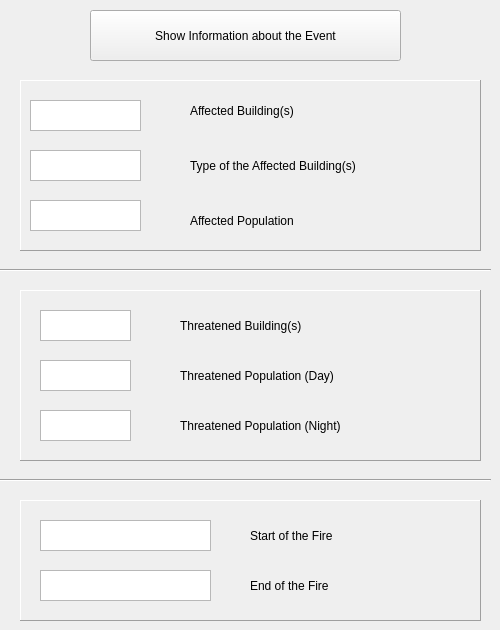
    <widget class="QWidget" name="visualizationtab">
     <attribute name="title">
      <string>Visualisation</string>
     </attribute>
     <widget class="Line" name="line">
      <property name="geometry">
       <rect>
        <x>0</x>
        <y>470</y>
        <width>491</width>
        <height>20</height>
       </rect>
      </property>
      <property name="minimumSize">
       <size>
        <width>491</width>
        <height>20</height>
       </size>
      </property>
      <property name="cursor">
       <cursorShape>ArrowCursor</cursorShape>
      </property>
      <property name="mouseTracking">
       <bool>true</bool>
      </property>
      <property name="orientation">
       <enum>Qt::Horizontal</enum>
      </property>
     </widget>
     <widget class="Line" name="line_2">
      <property name="geometry">
       <rect>
        <x>0</x>
        <y>260</y>
        <width>491</width>
        <height>20</height>
       </rect>
      </property>
      <property name="minimumSize">
       <size>
        <width>491</width>
        <height>20</height>
       </size>
      </property>
      <property name="cursor">
       <cursorShape>ArrowCursor</cursorShape>
      </property>
      <property name="mouseTracking">
       <bool>true</bool>
      </property>
      <property name="orientation">
       <enum>Qt::Horizontal</enum>
      </property>
     </widget>
     <widget class="QLabel" name="label_9">
      <property name="geometry">
       <rect>
        <x>250</x>
        <y>520</y>
        <width>241</width>
        <height>31</height>
       </rect>
      </property>
      <property name="minimumSize">
       <size>
        <width>151</width>
        <height>21</height>
       </size>
      </property>
      <property name="cursor">
       <cursorShape>ArrowCursor</cursorShape>
      </property>
      <property name="mouseTracking">
       <bool>true</bool>
      </property>
      <property name="text">
       <string>Start of the Fire</string>
      </property>
     </widget>
     <widget class="QFrame" name="frame">
      <property name="geometry">
       <rect>
        <x>20</x>
        <y>80</y>
        <width>461</width>
        <height>171</height>
       </rect>
      </property>
      <property name="minimumSize">
       <size>
        <width>461</width>
        <height>141</height>
       </size>
      </property>
      <property name="cursor">
       <cursorShape>ArrowCursor</cursorShape>
      </property>
      <property name="mouseTracking">
       <bool>true</bool>
      </property>
      <property name="focusPolicy">
       <enum>Qt::NoFocus</enum>
      </property>
      <property name="frameShape">
       <enum>QFrame::Panel</enum>
      </property>
      <property name="frameShadow">
       <enum>QFrame::Raised</enum>
      </property>
      <widget class="QListWidget" name="reportList_3">
       <property name="enabled">
        <bool>true</bool>
       </property>
       <property name="geometry">
        <rect>
         <x>10</x>
         <y>20</y>
         <width>111</width>
         <height>31</height>
        </rect>
       </property>
       <property name="minimumSize">
        <size>
         <width>111</width>
         <height>31</height>
        </size>
       </property>
       <property name="cursor" stdset="0">
        <cursorShape>ArrowCursor</cursorShape>
       </property>
       <property name="mouseTracking">
        <bool>true</bool>
       </property>
       <property name="viewMode">
        <enum>QListView::ListMode</enum>
       </property>
      </widget>
      <widget class="QListWidget" name="reportList_4">
       <property name="geometry">
        <rect>
         <x>10</x>
         <y>120</y>
         <width>111</width>
         <height>31</height>
        </rect>
       </property>
       <property name="minimumSize">
        <size>
         <width>111</width>
         <height>31</height>
        </size>
       </property>
       <property name="cursor" stdset="0">
        <cursorShape>ArrowCursor</cursorShape>
       </property>
       <property name="mouseTracking">
        <bool>true</bool>
       </property>
       <property name="viewMode">
        <enum>QListView::ListMode</enum>
       </property>
      </widget>
      <widget class="QLabel" name="label_3">
       <property name="geometry">
        <rect>
         <x>170</x>
         <y>20</y>
         <width>251</width>
         <height>21</height>
        </rect>
       </property>
       <property name="minimumSize">
        <size>
         <width>181</width>
         <height>21</height>
        </size>
       </property>
       <property name="cursor">
        <cursorShape>ArrowCursor</cursorShape>
       </property>
       <property name="mouseTracking">
        <bool>true</bool>
       </property>
       <property name="text">
        <string>Affected Building(s)</string>
       </property>
      </widget>
      <widget class="QListWidget" name="reportList_11">
       <property name="geometry">
        <rect>
         <x>10</x>
         <y>70</y>
         <width>111</width>
         <height>31</height>
        </rect>
       </property>
       <property name="minimumSize">
        <size>
         <width>111</width>
         <height>31</height>
        </size>
       </property>
       <property name="cursor" stdset="0">
        <cursorShape>ArrowCursor</cursorShape>
       </property>
       <property name="mouseTracking">
        <bool>true</bool>
       </property>
       <property name="viewMode">
        <enum>QListView::ListMode</enum>
       </property>
      </widget>
      <widget class="QLabel" name="label_13">
       <property name="geometry">
        <rect>
         <x>170</x>
         <y>70</y>
         <width>281</width>
         <height>31</height>
        </rect>
       </property>
       <property name="minimumSize">
        <size>
         <width>261</width>
         <height>21</height>
        </size>
       </property>
       <property name="cursor">
        <cursorShape>ArrowCursor</cursorShape>
       </property>
       <property name="mouseTracking">
        <bool>true</bool>
       </property>
       <property name="text">
        <string>Type of the Affected Building(s)</string>
       </property>
      </widget>
      <widget class="QLabel" name="label_8">
       <property name="geometry">
        <rect>
         <x>170</x>
         <y>130</y>
         <width>261</width>
         <height>21</height>
        </rect>
       </property>
       <property name="minimumSize">
        <size>
         <width>181</width>
         <height>21</height>
        </size>
       </property>
       <property name="cursor">
        <cursorShape>ArrowCursor</cursorShape>
       </property>
       <property name="mouseTracking">
        <bool>true</bool>
       </property>
       <property name="text">
        <string>Affected Population</string>
       </property>
      </widget>
     </widget>
     <widget class="QFrame" name="frame_2">
      <property name="geometry">
       <rect>
        <x>20</x>
        <y>290</y>
        <width>461</width>
        <height>171</height>
       </rect>
      </property>
      <property name="minimumSize">
       <size>
        <width>451</width>
        <height>141</height>
       </size>
      </property>
      <property name="cursor">
       <cursorShape>ArrowCursor</cursorShape>
      </property>
      <property name="mouseTracking">
       <bool>true</bool>
      </property>
      <property name="focusPolicy">
       <enum>Qt::NoFocus</enum>
      </property>
      <property name="frameShape">
       <enum>QFrame::Panel</enum>
      </property>
      <property name="frameShadow">
       <enum>QFrame::Raised</enum>
      </property>
      <widget class="QListWidget" name="reportList_7">
       <property name="geometry">
        <rect>
         <x>20</x>
         <y>120</y>
         <width>91</width>
         <height>31</height>
        </rect>
       </property>
       <property name="minimumSize">
        <size>
         <width>91</width>
         <height>31</height>
        </size>
       </property>
       <property name="cursor" stdset="0">
        <cursorShape>ArrowCursor</cursorShape>
       </property>
       <property name="mouseTracking">
        <bool>true</bool>
       </property>
       <property name="viewMode">
        <enum>QListView::ListMode</enum>
       </property>
      </widget>
      <widget class="QListWidget" name="reportList_6">
       <property name="geometry">
        <rect>
         <x>20</x>
         <y>70</y>
         <width>91</width>
         <height>31</height>
        </rect>
       </property>
       <property name="minimumSize">
        <size>
         <width>91</width>
         <height>31</height>
        </size>
       </property>
       <property name="cursor" stdset="0">
        <cursorShape>ArrowCursor</cursorShape>
       </property>
       <property name="mouseTracking">
        <bool>true</bool>
       </property>
       <property name="viewMode">
        <enum>QListView::ListMode</enum>
       </property>
      </widget>
      <widget class="QLabel" name="label_11">
       <property name="geometry">
        <rect>
         <x>160</x>
         <y>120</y>
         <width>291</width>
         <height>31</height>
        </rect>
       </property>
       <property name="minimumSize">
        <size>
         <width>241</width>
         <height>21</height>
        </size>
       </property>
       <property name="cursor">
        <cursorShape>ArrowCursor</cursorShape>
       </property>
       <property name="mouseTracking">
        <bool>true</bool>
       </property>
       <property name="text">
        <string>Threatened Population (Night)</string>
       </property>
      </widget>
      <widget class="QLabel" name="label">
       <property name="geometry">
        <rect>
         <x>160</x>
         <y>20</y>
         <width>301</width>
         <height>31</height>
        </rect>
       </property>
       <property name="minimumSize">
        <size>
         <width>221</width>
         <height>21</height>
        </size>
       </property>
       <property name="cursor">
        <cursorShape>ArrowCursor</cursorShape>
       </property>
       <property name="mouseTracking">
        <bool>true</bool>
       </property>
       <property name="text">
        <string>Threatened Building(s)</string>
       </property>
      </widget>
      <widget class="QLabel" name="label_7">
       <property name="geometry">
        <rect>
         <x>160</x>
         <y>70</y>
         <width>311</width>
         <height>31</height>
        </rect>
       </property>
       <property name="minimumSize">
        <size>
         <width>231</width>
         <height>21</height>
        </size>
       </property>
       <property name="cursor">
        <cursorShape>ArrowCursor</cursorShape>
       </property>
       <property name="mouseTracking">
        <bool>true</bool>
       </property>
       <property name="text">
        <string>Threatened Population (Day)</string>
       </property>
      </widget>
      <widget class="QListWidget" name="reportList_5">
       <property name="geometry">
        <rect>
         <x>20</x>
         <y>20</y>
         <width>91</width>
         <height>31</height>
        </rect>
       </property>
       <property name="minimumSize">
        <size>
         <width>91</width>
         <height>31</height>
        </size>
       </property>
       <property name="cursor" stdset="0">
        <cursorShape>ArrowCursor</cursorShape>
       </property>
       <property name="mouseTracking">
        <bool>true</bool>
       </property>
       <property name="viewMode">
        <enum>QListView::ListMode</enum>
       </property>
      </widget>
     </widget>
     <widget class="QFrame" name="frame_3">
      <property name="geometry">
       <rect>
        <x>20</x>
        <y>500</y>
        <width>461</width>
        <height>121</height>
       </rect>
      </property>
      <property name="minimumSize">
       <size>
        <width>441</width>
        <height>101</height>
       </size>
      </property>
      <property name="cursor">
       <cursorShape>ArrowCursor</cursorShape>
      </property>
      <property name="mouseTracking">
       <bool>true</bool>
      </property>
      <property name="focusPolicy">
       <enum>Qt::NoFocus</enum>
      </property>
      <property name="frameShape">
       <enum>QFrame::Panel</enum>
      </property>
      <property name="frameShadow">
       <enum>QFrame::Raised</enum>
      </property>
      <widget class="QListWidget" name="reportList_9">
       <property name="geometry">
        <rect>
         <x>30</x>
         <y>150</y>
         <width>71</width>
         <height>31</height>
        </rect>
       </property>
       <property name="minimumSize">
        <size>
         <width>71</width>
         <height>31</height>
        </size>
       </property>
       <property name="cursor" stdset="0">
        <cursorShape>ArrowCursor</cursorShape>
       </property>
       <property name="mouseTracking">
        <bool>true</bool>
       </property>
      </widget>
      <widget class="QListWidget" name="reportList_8">
       <property name="geometry">
        <rect>
         <x>20</x>
         <y>20</y>
         <width>171</width>
         <height>31</height>
        </rect>
       </property>
       <property name="minimumSize">
        <size>
         <width>171</width>
         <height>31</height>
        </size>
       </property>
       <property name="cursor" stdset="0">
        <cursorShape>ArrowCursor</cursorShape>
       </property>
       <property name="mouseTracking">
        <bool>true</bool>
       </property>
       <property name="acceptDrops">
        <bool>false</bool>
       </property>
       <property name="toolTip">
        <string/>
       </property>
       <property name="statusTip">
        <string/>
       </property>
       <property name="whatsThis">
        <string/>
       </property>
       <property name="viewMode">
        <enum>QListView::ListMode</enum>
       </property>
      </widget>
      <widget class="QListWidget" name="reportList_10">
       <property name="geometry">
        <rect>
         <x>20</x>
         <y>70</y>
         <width>171</width>
         <height>31</height>
        </rect>
       </property>
       <property name="minimumSize">
        <size>
         <width>171</width>
         <height>31</height>
        </size>
       </property>
       <property name="cursor" stdset="0">
        <cursorShape>ArrowCursor</cursorShape>
       </property>
       <property name="mouseTracking">
        <bool>true</bool>
       </property>
       <property name="viewMode">
        <enum>QListView::ListMode</enum>
       </property>
      </widget>
      <widget class="QLabel" name="label_2">
       <property name="geometry">
        <rect>
         <x>230</x>
         <y>70</y>
         <width>201</width>
         <height>31</height>
        </rect>
       </property>
       <property name="minimumSize">
        <size>
         <width>201</width>
         <height>21</height>
        </size>
       </property>
       <property name="cursor">
        <cursorShape>ArrowCursor</cursorShape>
       </property>
       <property name="mouseTracking">
        <bool>true</bool>
       </property>
       <property name="text">
        <string>End of the Fire</string>
       </property>
      </widget>
     </widget>
     <widget class="QPushButton" name="showinfo">
      <property name="geometry">
       <rect>
        <x>90</x>
        <y>10</y>
        <width>311</width>
        <height>51</height>
       </rect>
      </property>
      <property name="minimumSize">
       <size>
        <width>311</width>
        <height>51</height>
       </size>
      </property>
      <property name="cursor">
       <cursorShape>PointingHandCursor</cursorShape>
      </property>
      <property name="mouseTracking">
       <bool>true</bool>
      </property>
      <property name="text">
       <string>Show Information about the Event</string>
      </property>
     </widget>
     <zorder>frame_2</zorder>
     <zorder>frame_3</zorder>
     <zorder>frame</zorder>
     <zorder>line</zorder>
     <zorder>line_2</zorder>
     <zorder>label_9</zorder>
     <zorder>showinfo</zorder>
    </widget>
